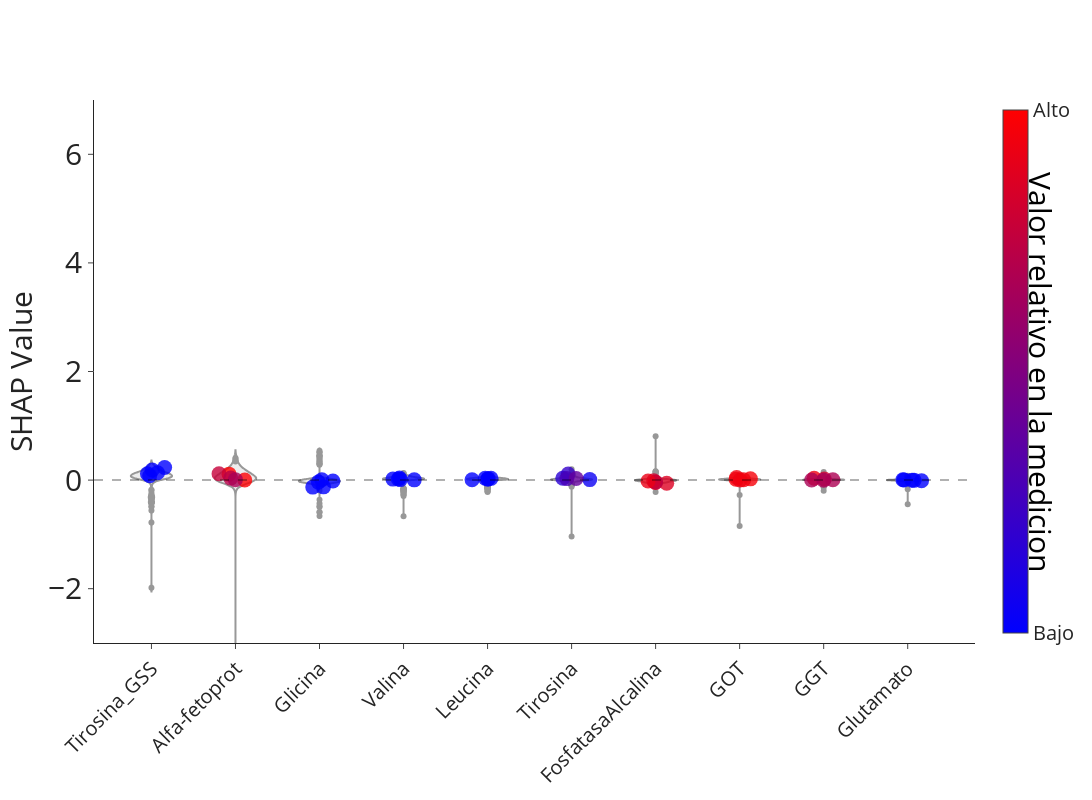

Here is the notebook cell this chart was saved with:
### Code cell
import plotly.graph_objects as go
import plotly.express as px
import numpy as np

N_FEATURES : int = 10 # Features a mostrar

for PACIENTE in range(0,16):
    
    print(f"Mostrando ventana de [{(PACIENTE)*6}:{(PACIENTE+1)*6-1}]")

    fig = go.Figure()
    for n, feature in enumerate(df2.columns[:N_FEATURES]):

        fig.add_trace(go.Violin(
            y=pd_shap_values_alterado_colapsado[feature], 
            x=[n]*df2.shape[0], 
            name=feature,
            box_visible=False,
            meanline_visible=False,
            opacity=0.4,
            line_color='black',
            fillcolor='lightgray',
        ))

        # PUNTOS DE LA FIGURA
        fig.add_trace(go.Scatter(
            y=pd_shap_values_alterado_colapsado[feature][(PACIENTE)*6:(PACIENTE+1)*6-1], 
            x=np.random.normal(n,0.1,df2.shape[0])[(PACIENTE)*6:(PACIENTE+1)*6-1], # Dummy con distribucion normal para separar puntos
            mode='markers',
            marker=dict(
                size=15, 
                color=df2[feature].rank(pct=True), 
                colorscale="bluered", 
                opacity=0.8,
            ),
            name=feature,
            orientation='h', # 
        ))

    # Define los Ticks con los nombres de las features
    fig.update_xaxes(
        tickvals=list(range(N_FEATURES)), 
        ticktext=df2[:N_FEATURES].columns,
        tickangle=-45, 
        tickfont=dict(size=20),
    )
    
    # Define la escala del eje vertical, dentro de los SHAP values normales
    fig.update_yaxes(
        title="SHAP Value",
        range=[-3,7],
        tickfont=dict(size=30),
    )

    # Trace vacio para poner la escala de color...
    fig.add_trace(go.Scatter(
        x=[None], y=[None], mode='markers',
        marker=dict(
            colorscale="bluered", 
            showscale=True,
            cmin=-5, cmax=5,
            colorbar=dict(
                thickness=25, 
                tickvals=[-5, 5], 
                ticktext=['Bajo', 'Alto'], 
                outlinewidth=1, 
                tickfont=dict(size=20),
                #orientation='h', # Barra horizontal
            )
        ),
        hoverinfo='none'
    ))
    # ...y le pone una anotacion titulo a dicha barra de color
    # (esto es para la barra vertical al costado derecho)
    fig.add_annotation(text="Valor relativo en la medicion", # TODO: mejor descripcion?
        xref="paper", yref="paper",
        x=1.1, y=0.5, textangle=90, 
        showarrow=False,
        font=dict(
            color="black",
            size=30
        ),
    )

    # Inlcuye una linea para aportes positivos de negativos
    fig.add_hline(
        y=0.0, 
        line_width=2, 
        line_dash="dash", 
        line_color="black"
    )
    fig.update_yaxes(title_font=dict(size=30))


    fig.update_layout(
        # title="Model feature importance",
        template='simple_white',
        showlegend=False, 
        coloraxis_showscale=True,
        autosize=False,
        width=1900, # MODIFICAR PARA ESCALA DE FIGURA
        height=800, # MODIFICAR PARA ESCALA DE FIGURA
    )

    fig.write_image(f"fig/shap_paciente_{PACIENTE}.png")
fig.show()
